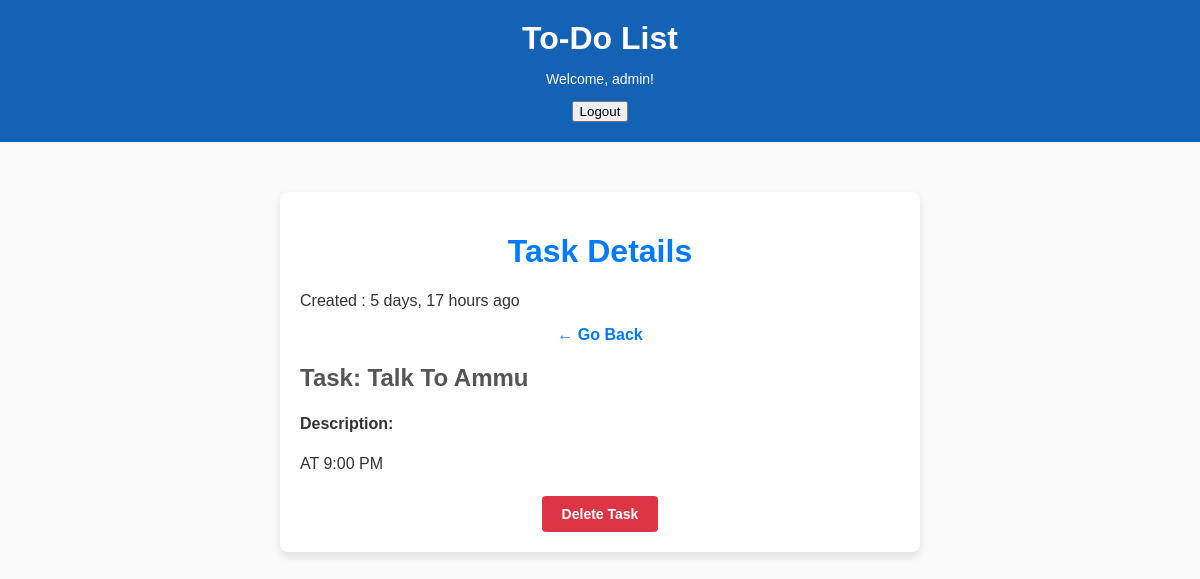
Page /task/5/ (signed in) on the committed database.
### base/models.py (models this page shows, shortened)
class Task(models.Model):
    user = models.ForeignKey(User, on_delete=models.CASCADE, null=True, blank=True)
    title = models.CharField(max_length=250)
    description = models.TextField(null=True, blank=True)
    complete =  models.BooleanField(default=False)
    create = models.DateTimeField(auto_now_add=True)
    class Meta:
        ordering = ['-complete']

### base/views.py (the view)
# urls.py: path("task/<int:pk>/", TaskDetailView.as_view(), name="task"),  # Task detail page
class TaskDetailView(LoginRequiredMixin, DetailView):
    model = Task
    context_object_name = "task"
    template_name = "base/TaskDetailView.html"  # ⚠️ Fixed typo in the filename

### base/templates/base/TaskDetailView.html (shortened to what this page needs)
<!DOCTYPE html>
<html lang="en">
<head>
</head>
<body>
    <header>
        <h1>To-Do List</h1>
        <div class="auth">
            {% if user.is_authenticated %}
                <p>Welcome, {{ user.username }}!</p>
                <form action="{% url 'logout' %}" method="post">
                    <button type="submit">Logout</button>
                </form>
            {% else %}
                <a href="{% url 'login' %}">Login</a>
            {% endif %}
        </div>
    </header>
    <div class="container">
        <h1>Task Details</h1>
        <p>Created : {{ task.create|timesince }} ago</p>
        <div class="navigation">
            <a href="{% url 'tasks' %}">← Go Back</a>
        </div>
        <div class="task-details">
            <h2>Task: {{ task.title }}</h2>
            <p><strong>Description:</strong> {{ task.description|linebreaks }}</p>
        </div>
        <div class="actions">
            <a href="{% url 'task-delete' task.id %}" class="btn-delete">Delete Task</a>
        </div>
    </div>
</body>
</html>

### base/templates/base/TaskDetailView.html (style rules this page uses)
body { font-family: Arial, sans-serif; margin: 0; padding: 0; background-color: #f9f9f9; color: #333; }
header { background-color:rgb(20, 98, 182); color: #fff; padding: 20px; text-align: center; }
header h1 { margin: 0; color: white; }
header .auth { margin-top: 10px; font-size: 14px; }
.container { max-width: 600px; margin: 50px auto; background-color: #fff; padding: 20px; border-radius: 8px; box-shadow: 0 4px 8px rgba(0, 0, 0, 0.1); }
h1 { text-align: center; color: #007bff; }
.navigation { margin-bottom: 20px; text-align: center; }
.navigation a { text-decoration: none; color: #007bff; font-weight: bold; }
.task-details { margin-bottom: 20px; }
.task-details h2 { color: #555; }
.task-details p { font-size: 16px; line-height: 1.5; }
.actions { text-align: center; }
.btn-delete { display: inline-block; text-decoration: none; background-color: #dc3545; color: #fff; padding: 10px 20px; border-radius: 4px; font-size: 14px; font-weight: bold; }

### rows in the picture
Task: create "5 days, 17 hours", title "Talk To Ammu", description "AT 9:00 PM"

### other values in the picture
{{ user.username }} "admin"
